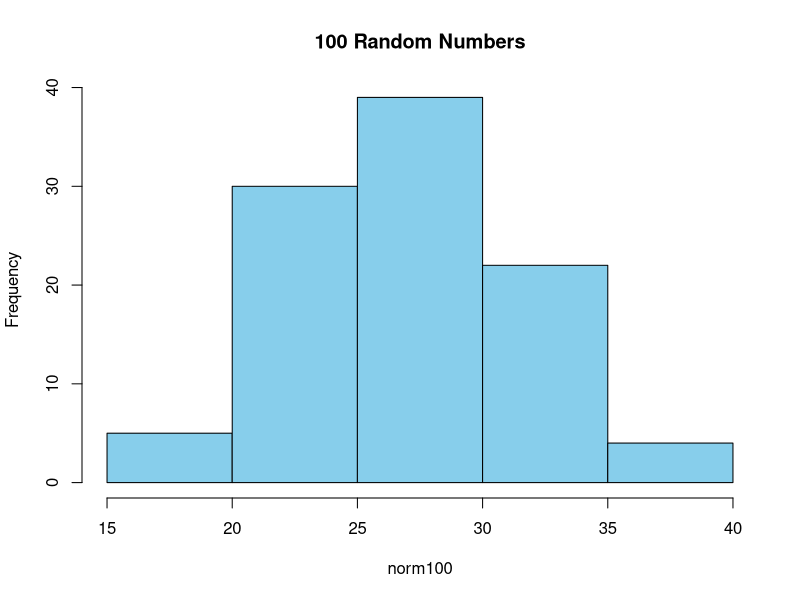
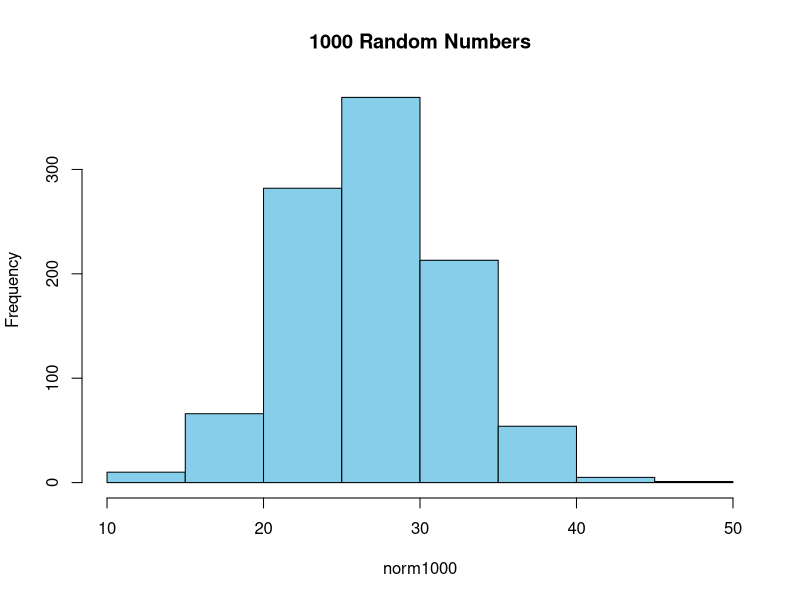

Reproduce these figures in R, in order. (Note: this script raises an error after producing the figures.)
#############################################
# Week 1, Day 3 Modeling Workshop
# Intro to R, SIR models
#############################################


#random numbers
#R has functions to generate random numbers from many distributions
#normal distribution
norm<-rnorm(10,mean=150,sd=20)
expn<-rexp(20,rate=100)

#generate 100 random numbers from a normal distribution
norm100<-rnorm(100,mean=27,sd=5)
norm1000<-rnorm(1000,mean=27,sd=5)

#make a plot
hist(norm100,main="100 Random Numbers",col="skyblue")
hist(norm1000,main="1000 Random Numbers",col="skyblue")



##########################################################SIR model
library(deSolve)
?lsoda


#creating a function to represent SIR model
#here the function is called "sir.model.closed" and it takes 3 arguments
sir.model.closed <- function (t, x, params) {    #here we begin a function with three arguments
    S <- x[1]                               #create local variable S, the first element of x
    I <- x[2]                               #create local variable I
    R <- x[3]                               #create local variable R
    with(                                   #we can simplify code using "with"
        as.list(params),                   #this argument to "with" lets us use the variable names
        {                                  #the system of rate equations
            dS <- -beta*S*I
            dI <- beta*S*I-gamma*I
            dR <- gamma*I
            dx <- c(dS,dI,dR)                #combine results into a single vector dx
            list(dx)                         #return result as a list
        }
    )
}

#R will remember the function and apply it when we call for it
sir.model.closed

#sir model function wanted 3 arguments (t,x,params)
#t is time points/unit
#params are parameters
#x is starting values

#here we will enter some values for the arguments
times <- seq(0,120,by=2)                    #function seq returns a sequence
params <- c(beta=0.3,gamma=1/12)             #function c "c"ombines values into a vector
xstart <- c(S=9999/10000,I=1/10000,R=0)     #initial conditions

#let's run our SIR model function
#we will simulate an epidemic trajectory
#here we save the model output as a dataframe
sir.out <- as.data.frame(lsoda(xstart,times,sir.model.closed,params))  #result stored in dataframe
out

#now we plot the results
op <- par(fig=c(0,0.5,0,1),mar=c(4,4,1,1))                  #set graphical parameters
plot(I~time,data=out,type='b')                              #plot the I variable against time
par(fig=c(0.5,1,0,1),mar=c(4,1,1,1),new=T)                  #re-set graphical parameters
plot(I~S,data=out,type='b',yaxt='n',xlab='S')               #plot phase portrait
par(op)                                                     #re-set graphical parameters
dev.off()

?plot
?distribution
?lines
?legend

#plot all the lines together
plot(NA,NA,xlab="Time",ylab="Proportion",main="SIR Epidemic, beta=0.9, gamma=1/12",
     ylim=c(0,1),xlim=c(0,120))
lines(out$time,out$S,col="red",lwd=2)
lines(out$time,out$I,col="blue",lwd=2)
lines(out$time,out$R,col="gold",lwd=2)
legend("topright",pch=19,c("S","I","R"),col=c("red","blue","gold"))

#questions about the epidemic
#what was the maximum proportion infected at once?
max(out$I)
#when did the epidemic peak occur? (maximum infected)
subset(out,out$I==max(out$I))
